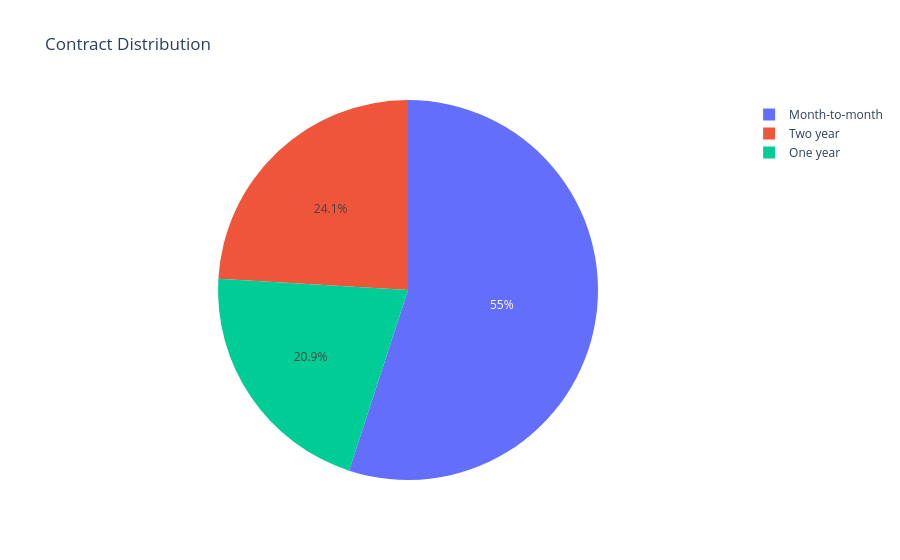

Source (notebook cell):
### Code cell
Contract_Label_counts= df['Contract'].value_counts()
fig = px.pie(names= Contract_Label_counts.keys(), values= Contract_Label_counts.values, title='Contract Distribution')
fig.show()

### Figure 1 — Plotly figure (JSON) as saved in the notebook; plotly's stock layout.template omitted (floating-point values rounded to 4 significant figures)
{"data": [{"domain": {"x": [0, 1], "y": [0, 1]}, "hovertemplate": "label=%{label}<br>value=%{value}<extra></extra>", "labels": ["Month-to-month", "Two year", "One year"], "legendgroup": "", "name": "", "showlegend": true, "type": "pie", "values": [3875, 1695, 1473]}], "layout": {"legend": {"tracegroupgap": 0}, "title": {"text": "Contract Distribution"}}}
